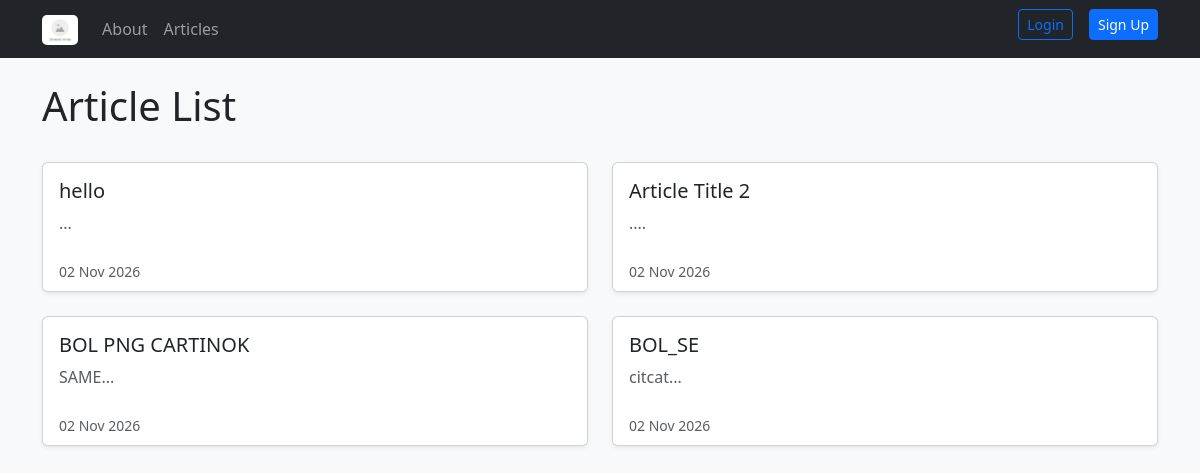
/articles/, run on an earlier commit of the app's database.
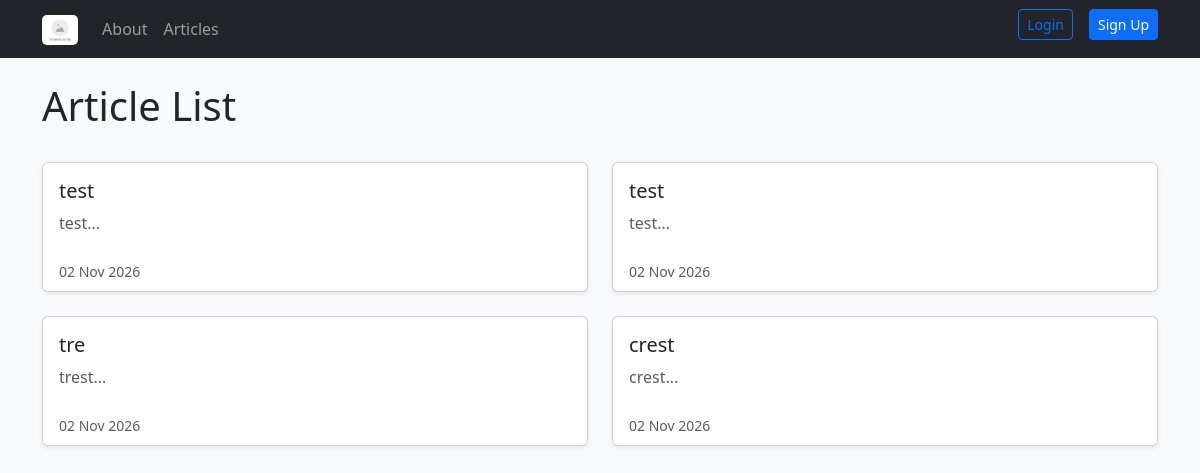
And on a later commit of the database.
### articles/models.py (models this page shows, shortened)
class Article(models.Model):
    title = models.CharField(max_length=200)
    slug = models.SlugField()
    body = models.TextField()
    date = models.DateTimeField(auto_now_add=True)
    thumbnail = models.ImageField(upload_to='images/', blank=True, default='images/default.jpg')
    author = models.ForeignKey(User, default=None, on_delete=models.CASCADE)
    def snippet(self):
        return self.body[0:50] + '...'

### articles/views.py (the view)
# urls.py: path('', views.article_list, name='list'),
def article_list(request):
    articles = Article.objects.all().order_by('date')
    return render(request, 'articles/article_list.html', {'articles': articles})

### articles/templates/articles/article_list.html (shortened to what this page needs)
{% extends "base_layout.html" %}
{% block content %}
    <div class="d-flex justify-content-between align-items-center mb-4">
        <h1>Article List</h1>
    </div>
    <div class="row">
        {% for element in articles %}
            <div class="col-md-6 mb-4">
                <div class="card h-100 shadow-sm">
                    <div class="card-body">
                        <h5 class="card-title">
                            <a href="{% url 'articles:article_detail' slug=element.slug %}" class="text-decoration-none text-dark">
                                {{ element.title }}
                            </a>
                        </h5>
                        <p class="card-text text-muted">{{ element.snippet }}</p>
                    </div>
                    <div class="card-footer bg-white border-top-0">
                        <small class="text-muted">{{ element.date|date:"d M Y" }}</small>
                    </div>
                </div>
            </div>
        {% empty %}
            <p>No articles yet.</p>
        {% endfor %}
    </div>
{% endblock content %}

### templates/base_layout.html (shortened to what this page needs)
{% load static %}
<!DOCTYPE html>
<html lang="en">
<head>
    <link href="https://cdn.jsdelivr.net/npm/bootstrap@5.3.2/dist/css/bootstrap.min.css" rel="stylesheet">
    <link rel="stylesheet" href="{% static 'css/style.css' %}">
</head>
<body class="bg-light">
    <header>
        <nav class="navbar navbar-expand-lg navbar-dark bg-dark mb-4">
            <div class="container">
                <a class="navbar-brand" href="{% url 'homepage' %}">
                    <img src="{% static 'images/logo.jpg' %}" alt="Logo" style="height: 30px; border-radius: 5px;">
                </a>
                <div class="collapse navbar-collapse" id="navbarSupportedContent">
                    <ul class="navbar-nav w-100 mb-2 mb-lg-0">
                        <li class="nav-item">
                            <a class="nav-link" href="{% url 'about' %}">About</a>
                        </li>
                        <li class="nav-item">
                            <a class="nav-link" href="{% url 'articles:list' %}">Articles</a>
                        </li>
                        {% if user.is_authenticated %}
                            <li class="nav-item ms-auto">
                                <form class="form d-flex align-items-center h-100" action="{% url 'accounts:logout' %}" method="post">
                                    {% csrf_token %}
                                    <button class="btn btn-outline-primary btn-sm" type="submit">Logout</button>
                                </form>
                            </li>
                        {% else %}
                            <li class="nav-item ms-auto">
                                <a class="btn btn-outline-primary btn-sm" href="{% url 'accounts:login' %}">Login</a>
                            </li>
                            <li class="nav-item ms-3">
                                <a class="btn btn-primary btn-sm" href="{% url 'accounts:signup' %}">Sign Up</a>
                            </li>
                        {% endif %}
                    </ul>
                </div>
            </div>
        </nav>
    </header>
    <main class="container">
        {% block content %}{% endblock content %}
    </main>
</body>
</html>

### static/css/style.css (style rules this page uses)
body { background-color: #f8f9fa; }

What changed in the data, as far as the page shows it:
changed Article (number 1 of 4 on the later page): title "hello" → "test"; snippet "..." → "test..."
changed Article (number 2 of 4 on the later page): title "Article Title 2" → "test"; snippet "...." → "test..."
changed Article: title "BOL PNG CARTINOK" → "tre"; snippet "SAME..." → "trest..."
changed Article: title "BOL_SE" → "crest"; snippet "citcat..." → "crest..."
